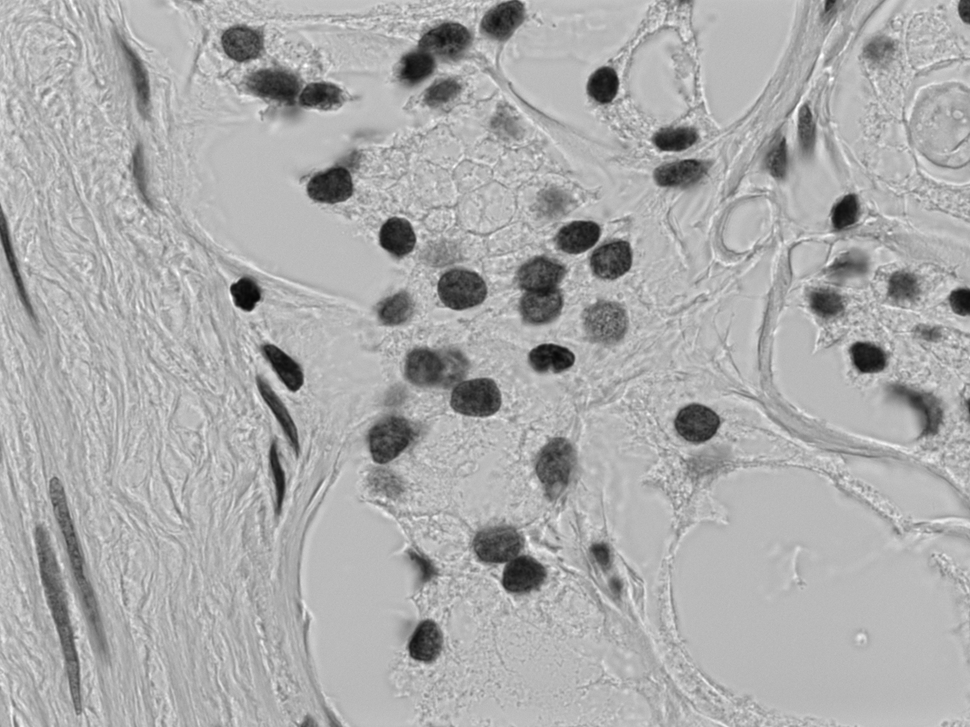
#> input picture Oblig1/cellekjerner.png, 970 x 727 px, shrunk from 1388 x 1040 before the run
$ python Oppgave2.py
#> lines starting #> are read from the running program, lines starting #| are printed output that depends on the picture
from imageio import imread
import matplotlib.pyplot as plt
import numpy as np
import math


def convolve(filter, picture):
    N, M = picture.shape
    G, H = filter.shape

    kernel = rotate180(filter)

    g_out = np.zeros_like(picture)
    padding = np.zeros((N+G-1, M+H-1))
    padding[(G//2): -(G//2), (H//2): -(H//2)] = picture

    for expand_size in range((G//2) - 1, -1, -1):
        for index in range(expand_size + 1, padding.shape[0] - expand_size - 1):
            padding[index][expand_size] = padding[index][expand_size + 1]
            padding[index][padding.shape[1] - expand_size - 1] = padding[index][padding.shape[1] - expand_size - 2]

        for x in range(expand_size + 1, padding.shape[1] - expand_size - 1):
            padding[expand_size][x] = padding[expand_size + 1][x]
            padding[padding.shape[0] - expand_size - 1][x] = padding[padding.shape[0] - expand_size - 2][x]

        padding[expand_size][expand_size] = picture[0][0]
        padding[expand_size][padding.shape[1] - expand_size - 1] = picture[0][-1]

        padding[padding.shape[0] - expand_size - 1][expand_size] = picture[-1][0]
        padding[padding.shape[0] - expand_size - 1][padding.shape[1] - expand_size - 1] = picture[-1][-1]

    for x in range(N):
        for y in range(M):
            g_out[x][y] = ((filter*padding[x: x+len(filter[0]), y: y+len(filter[0])])).sum() #broadcaster filtered med paddingen
    return g_out


def make_blurFilter(dimension):
    sum = dimension**2
    newFilter = np.zeros((dimension, dimension))

    for x in range(newFilter.shape[0]):
        for y in range(newFilter.shape[0]):
            newFilter[x][y] = 1/sum
    return newFilter


def rotate180(matrix):
    n, m = len(matrix), len(matrix[0])
    flipped = np.zeros((n,m))

    for i in range(n):
        for j in range(m):
            flipped[-i-1][-j-1] = matrix[i][j]
    return flipped


def makeGauss(filtersize, sigma):
    filter = np.zeros((filtersize, filtersize))
    A = 0

    for i in range(filter.shape[0]):
        for j in range(filter.shape[0]):
            temp = np.exp(-((i**2+j**2)/(2*sigma**2)))
            filter[i][j] = temp
            A += temp

    for i in range(filter.shape[0]):
        for j in range(filter.shape[0]):
            filter[i][j] = filter[i][j]/A

    return filter

# [6 lines of commented-out code are left out]


def gradientCalculation(blurredPhoto):
    N, M = blurredPhoto.shape

    magnitudeGradient = np.zeros((N, M))
    directionGradient = np.zeros((N, M))

    for i in range(1, N-1):
        for j in range(1, M-1):
            g_x = blurredPhoto[i+1][j] - blurredPhoto[i-1][j]
            g_y = blurredPhoto[i][j+1] - blurredPhoto[i][j-1]
            magnitudeGradient[i][j] = math.sqrt(g_x**2+g_y**2)
            directionGradient[i][j] = math.atan2(g_y, g_x)
    return magnitudeGradient, directionGradient


def thinEdges(magnitudeGradient, directionGradient):
    N, M = magnitudeGradient.shape
    thinned = np.zeros((N, M))
    angles = directionGradient * 180./np.pi
    angles[angles < 0] += 180

    for i in range(1, N-1):
        for j in range(1, M-1):
            a = 255
            b = 255

            if (0 <= angles[i, j] < 22.5) or (157.5 <= angles[i, j] <= 180): #horisontal
                a = magnitudeGradient[i, j+1]
                b = magnitudeGradient[i, j-1]

            elif (22.5 <= angles[i, j] < 67.5): #positive diagonal
                a = magnitudeGradient[i+1, j+1]
                b = magnitudeGradient[i-1, j-1]

            elif (67.5 <= angles[i, j] < 112.5): #vertical
                a = magnitudeGradient[i+1, j]
                b = magnitudeGradient[i-1, j]

            elif (112.5 <= angles[i, j] < 157.5): #negative diagonal
                a = magnitudeGradient[i-1, j+1]
                b = magnitudeGradient[i+1, j-1]


            if (magnitudeGradient[i, j] >= a) and (magnitudeGradient[i, j] >= b):
                thinned[i, j] = magnitudeGradient[i, j]
            else:
                thinned[i, j] = 0
    return thinned


def threshold(thinned, lowThres, highThres):
    N, M = thinned.shape
    result = np.zeros((N, M))
    # [6 lines of commented-out code are left out]

    weak = 130
    strong = 255

    for i in range(N):
        for j in range(M):
            if (thinned[i][j] >= highThres):
                result[i][j] = strong
            elif (lowThres <= thinned[i][j] <= highThres):
                result[i][j] = weak

    return result, weak, strong


def hysteresis(picture, weak_pixel, strong_pixel=255):
    N, M = picture.shape

    for x in range(1, N-1):
        for y in range(1, M-1):
            if (picture[x,y] == weak_pixel):
                if ((picture[x+1, y-1] == strong_pixel) or (picture[x+1, y] == strong_pixel) or (picture[x+1, y+1] == strong_pixel)
                    or (picture[x, y+1] == strong_pixel) or (picture[x, y-1] == strong_pixel)):
                    picture[x,y] = strong_pixel
                else:
                    picture[x,y] = 0
    return picture


picture = imread('cellekjerner.png', as_gray=True)
#> picture is the input picture: shape (727, 970) float32; min 5, max 255, mean 171.8
show = plt.figure()

gaussFilter = makeGauss(11, sigma=3)
processed = convolve(gaussFilter, picture)
#> after the loop in convolve, `for expand_size in range((G//2) - 1, -1, -1):`:
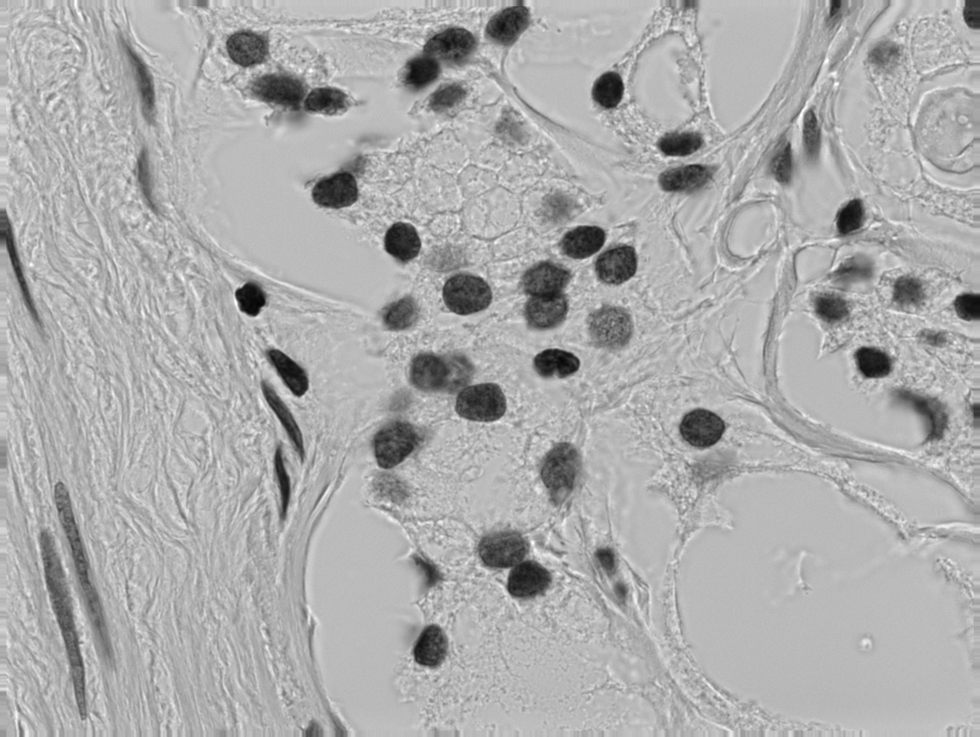
#> padding: shape (737, 980) float64; min 5, max 255, mean 171.9
m, g = gradientCalculation(processed)
#> after the loop in gradientCalculation, `for i in range(1, N-1):`:
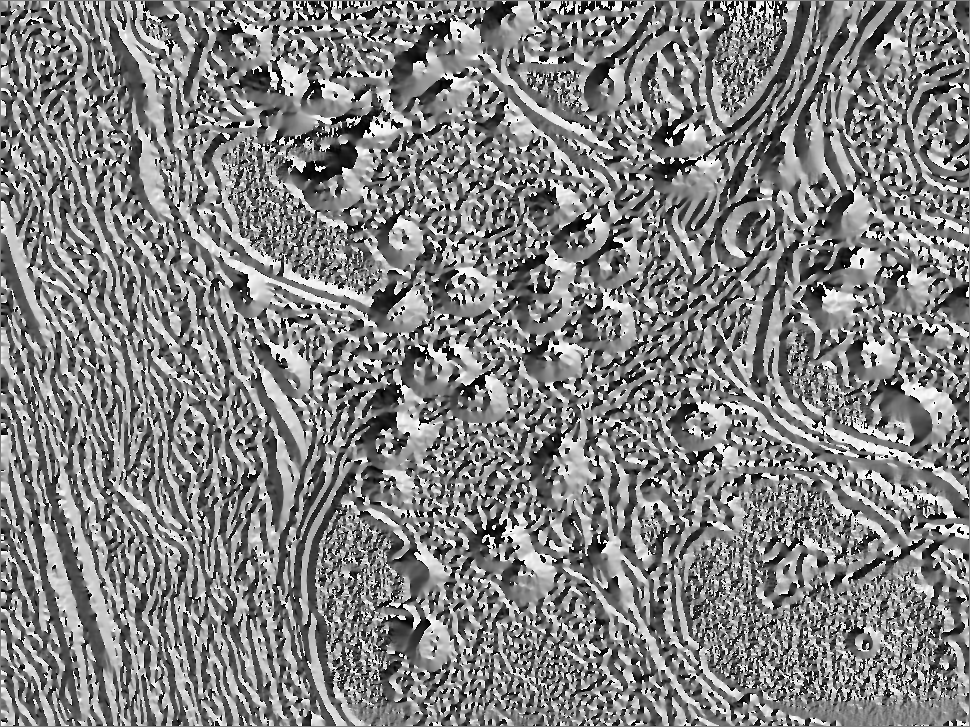
#> directionGradient: shape (727, 970) float64; min -3.14, max 3.14, mean 0.0557; drawn with min black and max white
#> after the loop in gradientCalculation, `for i in range(1, N-1):`:
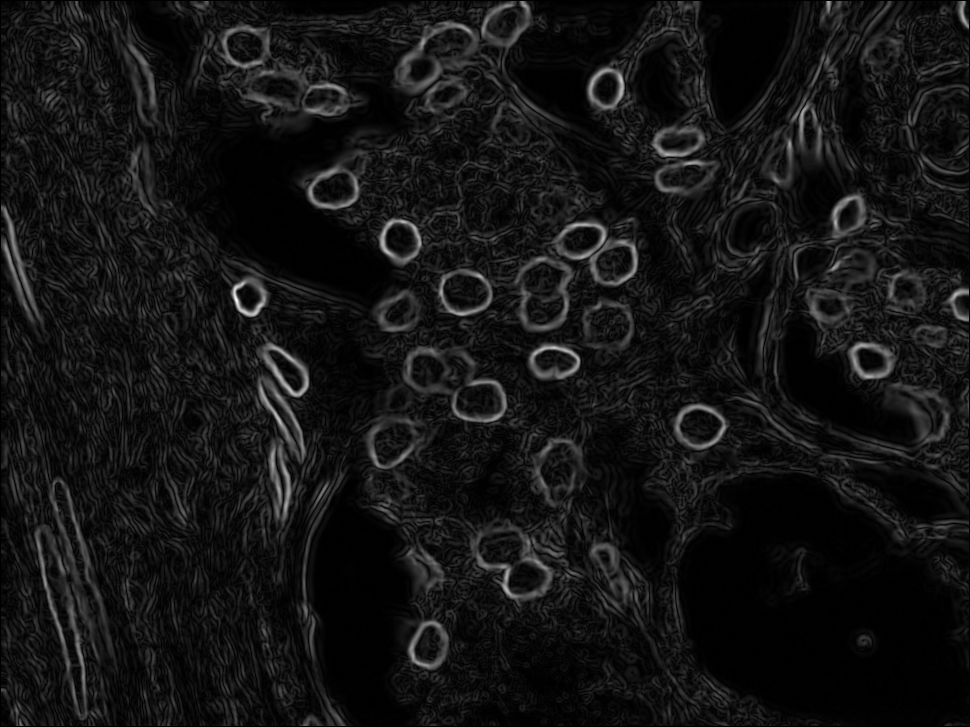
#> magnitudeGradient: shape (727, 970) float64; min 0, max 84.61, mean 6.8; drawn with min black and max white
thinnedEdges = thinEdges(m, g)
#> in thinEdges, `angles[angles < 0] += 180`:
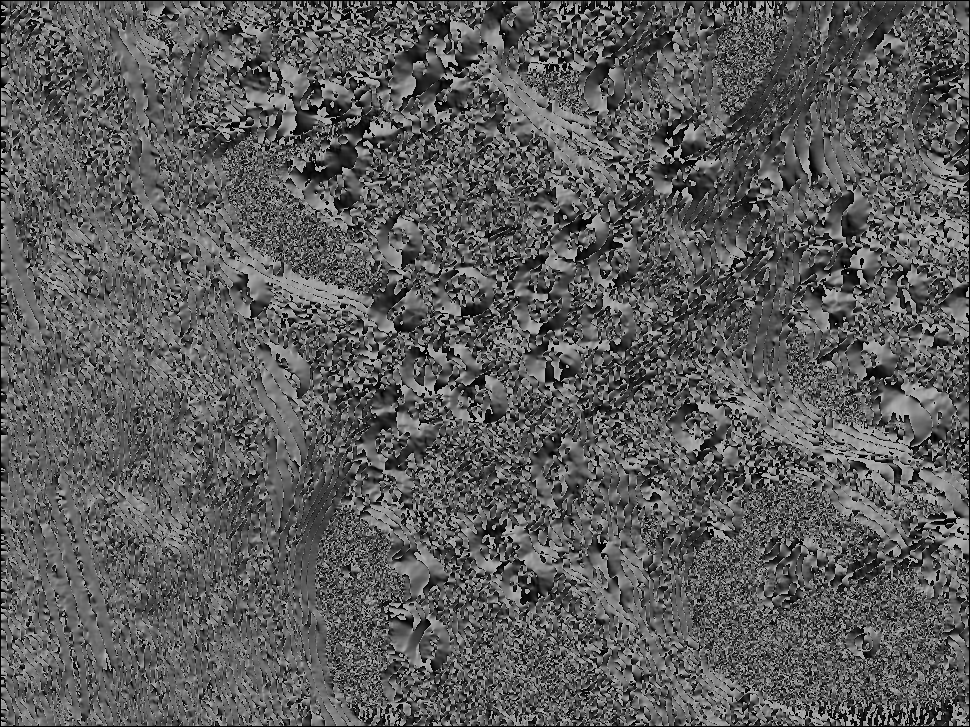
#> angles: shape (727, 970) float64; min 0, max 180, mean 92.4
threshold, weak, strong = threshold(thinnedEdges, 1, 25)
#> after the loop in threshold, `for i in range(N):`:
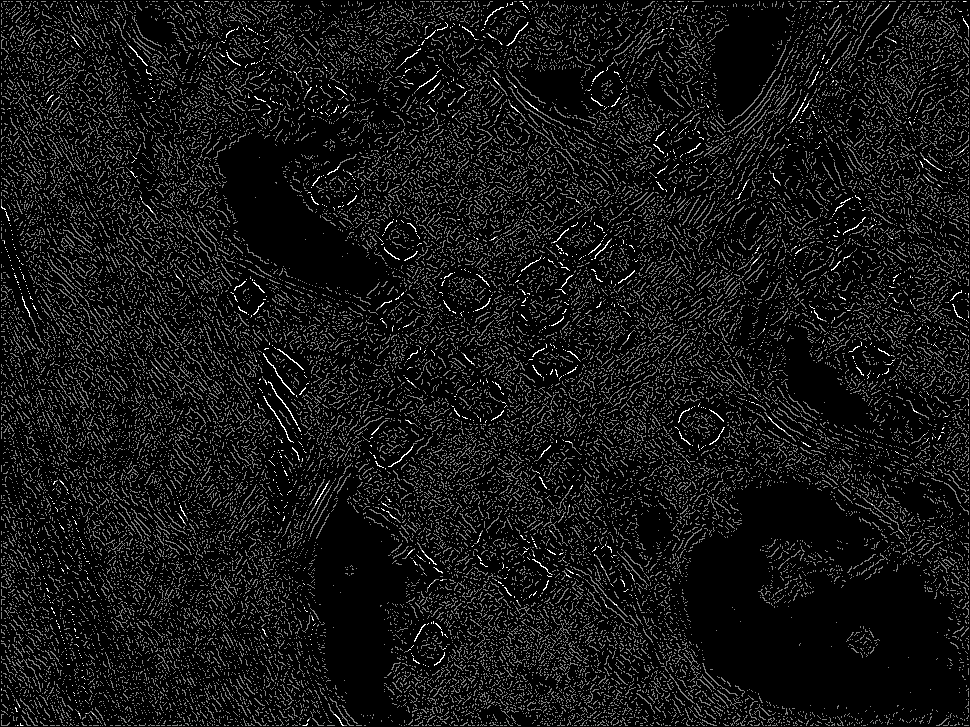
#> result: shape (727, 970) float64; min 0, max 255, mean 20.8
#> weak = 130; strong = 255
hysteresis = hysteresis(threshold, weak, strong)
#> after the loop in hysteresis, `for x in range(1, N-1):`:
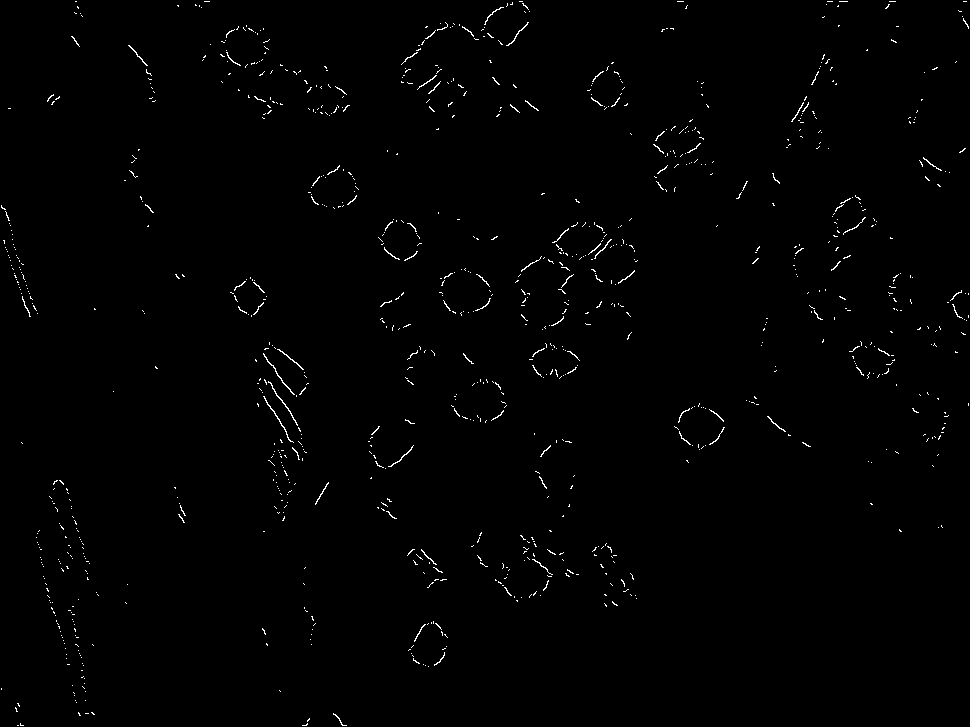
#> picture: shape (727, 970) float64; 0.8% white in thin lines or dots

blurred3x3 = convolve(gaussFilter, picture)

part1 = show.add_subplot(2, 2, 4)
part2 = show.add_subplot(2, 2, 1)
part3 = show.add_subplot(2, 2, 2)
part4 = show.add_subplot(2, 2, 3)

# part1.imshow(picture, cmap='gray', vmin = 0, vmax = 255)
# part1.title('Original')

part2.imshow(processed, cmap='gray', vmin = 0, vmax = 255)
part2.set_title('Gaussian blur')

part3.imshow(m, cmap='gray', vmin = 0, vmax = 255)
part3.set_title('Gradient magnitude')

part4.imshow(thinnedEdges, cmap='gray', vmin = 0, vmax = 255)
part4.set_title('Thinned gradient magnitude')

part1.imshow(hysteresis, cmap='gray', vmin = 0, vmax = 255)
part1.set_title('Hysteresis w/ sigma = 3, T_l = 1, T_h = 25')

plt.show()
